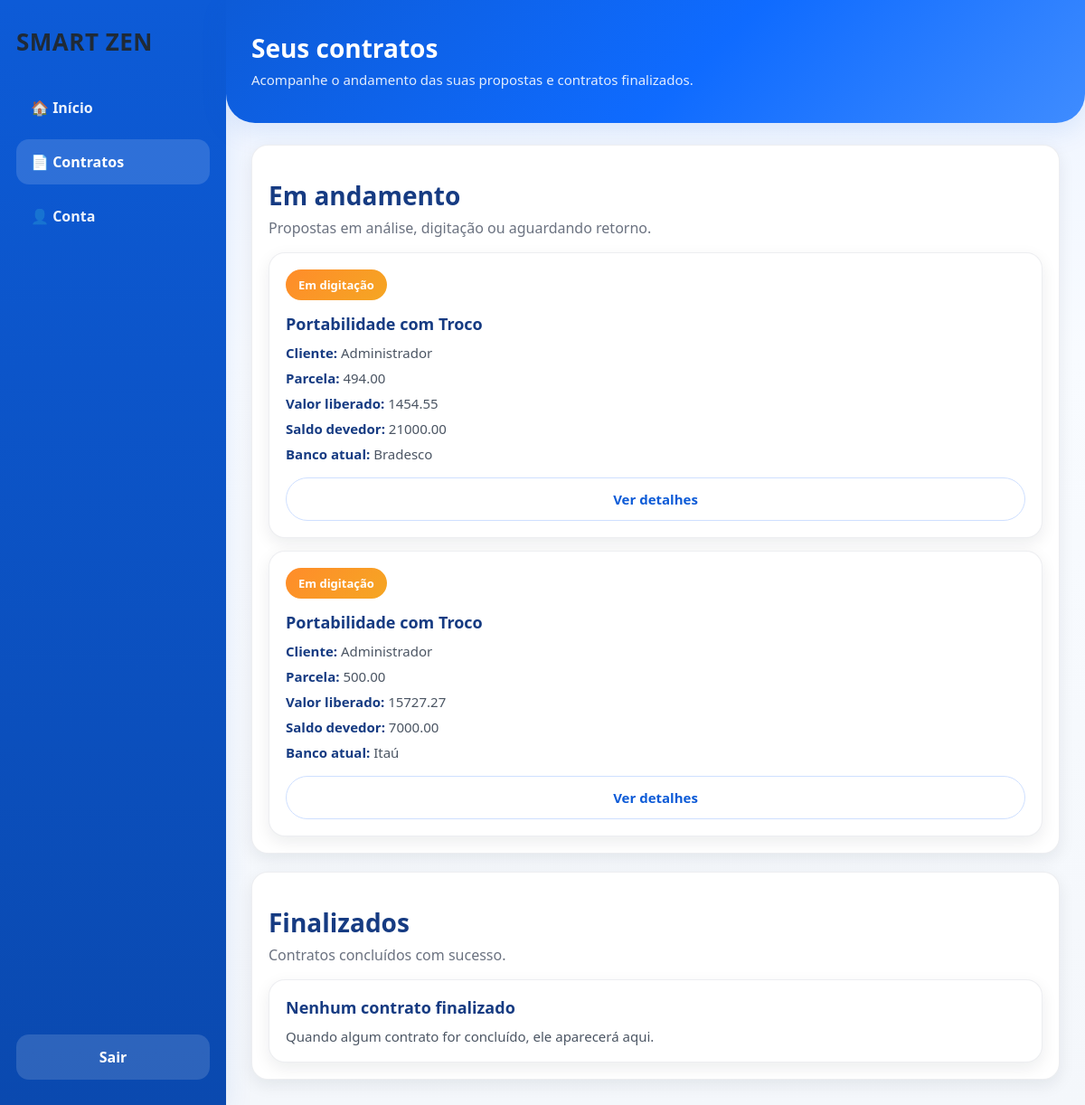
The app's page /contratos (signed in) with its own data.
### tables this page shows
CREATE TABLE contratos (
            id INTEGER PRIMARY KEY AUTOINCREMENT,
            cliente_id INTEGER NOT NULL,
            cliente TEXT NOT NULL,
            tipo TEXT,
            parcela TEXT,
            valor TEXT,
            saldo_devedor TEXT,
            banco_origem TEXT,
            banco_destino TEXT,
            status TEXT,
            FOREIGN KEY (cliente_id) REFERENCES usuarios (id)
        );

### app.py (the view)
@app.route("/contratos")
def contratos_view():
    if "usuario" not in session:
        return redirect("/")
    db = get_db()
    meus_contratos = db.execute(
        "SELECT * FROM contratos WHERE cliente_id = ? ORDER BY id DESC",
        (session["usuario_id"],)
    ).fetchall()
    andamento = [c for c in meus_contratos if c["status"] != "Finalizado"]
    finalizados = [c for c in meus_contratos if c["status"] == "Finalizado"]
    tem_portabilidade_andamento = any(
        "Portabilidade" in (c["tipo"] or "") for c in andamento
    )
    return render_template(
        "contratos.html",
        andamento=andamento,
        finalizados=finalizados,
        nome=session["usuario"],
        tem_portabilidade_andamento=tem_portabilidade_andamento
    )

### app.py (called while the page is built)
def get_db():
    if "db" not in g:
        g.db = sqlite3.connect(DATABASE)
        g.db.row_factory = sqlite3.Row
    return g.db

@app.before_request
def before_request():
    init_db()

### templates/contratos.html (shortened to what this page needs)
<!DOCTYPE html>
<html lang="pt-br">
<head>
    <link rel="stylesheet" href="{{ url_for('static', filename='style.css') }}">
</head>
<body>
<div class="layout">
    <aside class="sidebar">
        <div>
            <h2 class="logo">SMART ZEN</h2>
            <ul>
                <li><a href="/dashboard">🏠 Início</a></li>
                <li class="active"><a href="/contratos">📄 Contratos</a></li>
                <li><a href="/conta">👤 Conta</a></li>
            </ul>
        </div>
        <div class="sair">
            <a href="/logout">Sair</a>
        </div>
    </aside>
    <main class="main">
        <div class="container">
            <section class="topo-dashboard">
                <h1>Seus contratos</h1>
                <p>Acompanhe o andamento das suas propostas e contratos finalizados.</p>
            </section>
            <section class="card mb-20">
                <h2 class="section-title">Em andamento</h2>
                <p class="section-subtitle">Propostas em análise, digitação ou aguardando retorno.</p>
                {% if andamento and andamento|length > 0 %}
                    <div class="lista-contratos">
                        {% for contrato in andamento %}
                            {% set status_class = 'status-em-digitacao' %}
                            {% if contrato.status == 'Aguardando banco' %}
                                {% set status_class = 'status-aguardando-banco' %}
                            {% elif contrato.status == 'Pago' %}
                                {% set status_class = 'status-pago' %}
                            {% elif contrato.status == 'Finalizado' %}
                                {% set status_class = 'status-finalizado' %}
                            {% elif contrato.status == 'Cancelado' %}
                                {% set status_class = 'status-cancelado' %}
                            {% endif %}
                            <div class="contrato-card">
                                <div class="status-badge {{ status_class }}">{{ contrato.status }}</div>
                                <h3>{{ contrato.tipo }}</h3>
                                <div class="contrato-info">
                                    <p><strong>Cliente:</strong> {{ contrato.cliente }}</p>
                                    {% if contrato.tipo == "Portabilidade sem Troco" %}
                                        <p><strong>Nova parcela:</strong> {{ contrato.valor }}</p>
                                        <p><strong>Saldo devedor:</strong> {{ contrato.saldo_devedor }}</p>
                                    {% else %}
                                        <p><strong>Parcela:</strong> {{ contrato.parcela }}</p>
                                        <p><strong>Valor liberado:</strong> {{ contrato.valor }}</p>
                                        {% if contrato.saldo_devedor %}
                                            <p><strong>Saldo devedor:</strong> {{ contrato.saldo_devedor }}</p>
                                        {% endif %}
                                    {% endif %}
                                    {% if contrato.banco_origem %}
                                        <p><strong>Banco atual:</strong> {{ contrato.banco_origem }}</p>
                                    {% endif %}
                                </div>
                                <div class="contrato-acoes">
                                    <button class="btn btn-outline btn-full"
                                        onclick="abrirDetalhes(
                                            '{{ contrato.tipo }}',
                                            '{{ contrato.status }}',
                                            '{{ contrato.cliente }}',
                                            '{{ contrato.parcela }}',
                                            '{{ contrato.valor }}',
                                            '{{ contrato.saldo_devedor }}',
                                            '{{ contrato.banco_origem }}',
                                            '{{ contrato.banco_destino }}'
                                        )">
                                        Ver detalhes
                                    </button>
                                </div>
                            </div>
                        {% endfor %}
                    </div>
                {% endif %}
            </section>
            <section class="card">
                <h2 class="section-title">Finalizados</h2>
                <p class="section-subtitle">Contratos concluídos com sucesso.</p>
                {% if finalizados and finalizados|length > 0 %}
                    <div class="lista-contratos">
                        {% for contrato in finalizados %}
                            <div class="contrato-card">
                                <div class="status-badge status-finalizado">{{ contrato.status }}</div>
                                <h3>{{ contrato.tipo }}</h3>
                                <div class="contrato-info">
                                    <p><strong>Cliente:</strong> {{ contrato.cliente }}</p>
                                    {% if contrato.tipo == "Portabilidade sem Troco" %}
                                        <p><strong>Nova parcela:</strong> {{ contrato.valor }}</p>
                                        <p><strong>Saldo devedor:</strong> {{ contrato.saldo_devedor }}</p>
                                    {% else %}
                                        <p><strong>Parcela:</strong> {{ contrato.parcela }}</p>
                                        <p><strong>Valor liberado:</strong> {{ contrato.valor }}</p>
                                        {% if contrato.saldo_devedor %}
                                            <p><strong>Saldo devedor:</strong> {{ contrato.saldo_devedor }}</p>
                                        {% endif %}
                                    {% endif %}
                                    {% if contrato.banco_origem %}
                                        <p><strong>Banco atual:</strong> {{ contrato.banco_origem }}</p>
                                    {% endif %}
                                    {% if contrato.banco_destino %}
                                        <p><strong>Banco destino:</strong> {{ contrato.banco_destino }}</p>
                                    {% endif %}
                                </div>
                                <div class="contrato-acoes">
                                    <button class="btn btn-outline btn-full"
                                        onclick="abrirDetalhes(
                                            '{{ contrato.tipo }}',
                                            '{{ contrato.status }}',
                                            '{{ contrato.cliente }}',
                                            '{{ contrato.parcela }}',
                                            '{{ contrato.valor }}',
                                            '{{ contrato.saldo_devedor }}',
                                            '{{ contrato.banco_origem }}',
                                            '{{ contrato.banco_destino }}'
                                        )">
                                        Ver detalhes
                                    </button>
                                </div>
                            </div>
                        {% endfor %}
                    </div>
                {% else %}
                    <div class="contrato-card">
                        <h3>Nenhum contrato finalizado</h3>
                        <div class="contrato-info">
                            <p>Quando algum contrato for concluído, ele aparecerá aqui.</p>
                        </div>
                    </div>
                {% endif %}
            </section>
        </div>
    </main>
</div>
</body>
</html>

### static/style.css (style rules this page uses)
:root { --bg: #f4f7fb; --card: #ffffff; --primary: #0d5bd7; --primary-dark: #0947aa; --primary-light: #eaf2ff; --success: #1fb86a; --warning: #f5a623; --danger: #e74c3c; --text: #1f2a37; --text-soft: #6b7280; --border: #e5e7eb; --shadow: 0 10px 30px rgba(13, 91, 215, 0.10); --shadow-soft: 0 6px 18px rgba(15, 23, 42, 0.08); --radius: 18px; --radius-sm: 12px; }
* { margin: 0; padding: 0; box-sizing: border-box; }
html, body { width: 100%; overflow-x: hidden; }
body { font-family: 'Segoe UI', Arial, sans-serif; background: linear-gradient(180deg, #eef4ff 0%, #f8fbff 32%, #f4f7fb 100%); color: var(--text); min-height: 100vh; }
a { text-decoration: none; color: inherit; }
button, input, select, textarea { font: inherit; }
button { border: none; cursor: pointer; transition: 0.25s ease; }
h1, h2, h3, h4 { color: var(--text); }
p { color: var(--text-soft); }
.layout { display: flex; min-height: 100vh; }
.sidebar { width: 250px; background: linear-gradient(180deg, #0d5bd7 0%, #0a49af 100%); color: #fff; padding: 28px 18px; display: flex; flex-direction: column; justify-content: space-between; box-shadow: var(--shadow); }
.logo { font-size: 26px; font-weight: 800; letter-spacing: 0.5px; margin-bottom: 30px; }
.sidebar ul { list-style: none; display: flex; flex-direction: column; gap: 10px; }
.sidebar ul li a { display: flex; align-items: center; gap: 10px; padding: 14px 16px; border-radius: 14px; color: rgba(255,255,255,0.92); font-weight: 600; transition: 0.25s ease; }
.sidebar ul li a:hover, .sidebar ul li.active a { background: rgba(255,255,255,0.14); color: #fff; }
.sair { margin-top: 24px; }
.sair a, .sair button { display: block; width: 100%; background: rgba(255,255,255,0.14); color: #fff; text-align: center; padding: 14px; border-radius: 14px; font-weight: 700; }
.main, .content, .dashboard-container, .page-container { flex: 1; padding: 22px; width: 100%; }
.container { width: 100%; max-width: 1100px; margin: 0 auto; }
.hero, .topo-dashboard, .header-card { background: linear-gradient(135deg, #0d5bd7 0%, #0f6bff 55%, #3f8cff 100%); border-radius: 0 0 28px 28px; padding: 28px 20px 34px; color: #fff; box-shadow: var(--shadow); margin: -22px -22px 18px -22px; }
.hero h1, .topo-dashboard h1, .header-card h1, .hero h2, .topo-dashboard h2 { color: #fff; font-size: 28px; font-weight: 800; margin-bottom: 6px; }
.hero p, .topo-dashboard p, .header-card p { color: rgba(255,255,255,0.88); font-size: 15px; }
.card, .info-card, .contrato-card, .box, .resumo-card { background: var(--card); border-radius: var(--radius); box-shadow: var(--shadow-soft); border: 1px solid rgba(229,231,235,0.7); }
.card { padding: 18px; }
.btn, button, input[type="submit"] { display: inline-flex; align-items: center; justify-content: center; gap: 8px; min-height: 48px; padding: 13px 20px; border-radius: 999px; font-weight: 700; font-size: 15px; }
.btn-outline { background: #fff; color: var(--primary); border: 1px solid #cfe0ff; }
.btn-full { width: 100%; }
.section-title { font-size: 28px; margin: 18px 0 6px; font-weight: 800; color: #163b82; }
.section-subtitle { margin-bottom: 16px; color: var(--text-soft); }
.lista-contratos, .contratos-lista { display: flex; flex-direction: column; gap: 14px; margin-top: 14px; }
.contrato-card { padding: 18px; position: relative; }
.status-badge { display: inline-flex; align-items: center; justify-content: center; padding: 8px 14px; border-radius: 999px; font-size: 13px; font-weight: 800; color: #fff; margin-bottom: 14px; width: fit-content; }
.status-em-digitacao { background: linear-gradient(135deg, #ff8c2a 0%, #f5a623 100%); }
.contrato-card h3 { font-size: 18px; margin-bottom: 10px; color: #163b82; }
.contrato-info { display: grid; gap: 8px; }
.contrato-info p { font-size: 15px; color: #4b5563; }
.contrato-info strong { color: #163b82; }
.contrato-acoes { display: flex; gap: 10px; flex-wrap: wrap; margin-top: 16px; }
.mb-20 { margin-bottom: 20px; }
@media (min-width: 768px) { .main, .content, .dashboard-container, .page-container { padding: 28px; } }
@media (min-width: 768px) { .hero, .topo-dashboard, .header-card { margin: -28px -28px 24px -28px; padding: 34px 28px 38px; border-radius: 0 0 32px 32px; } }

### records on screen
contratos: status "Em digitação", tipo "Portabilidade com Troco", cliente "Administrador", parcela "494.00", valor "1454.55", saldo_devedor "21000.00", banco_origem "Bradesco"
contratos: status "Em digitação", tipo "Portabilidade com Troco", cliente "Administrador", parcela "500.00", valor "15727.27", saldo_devedor "7000.00", banco_origem "Itaú"
